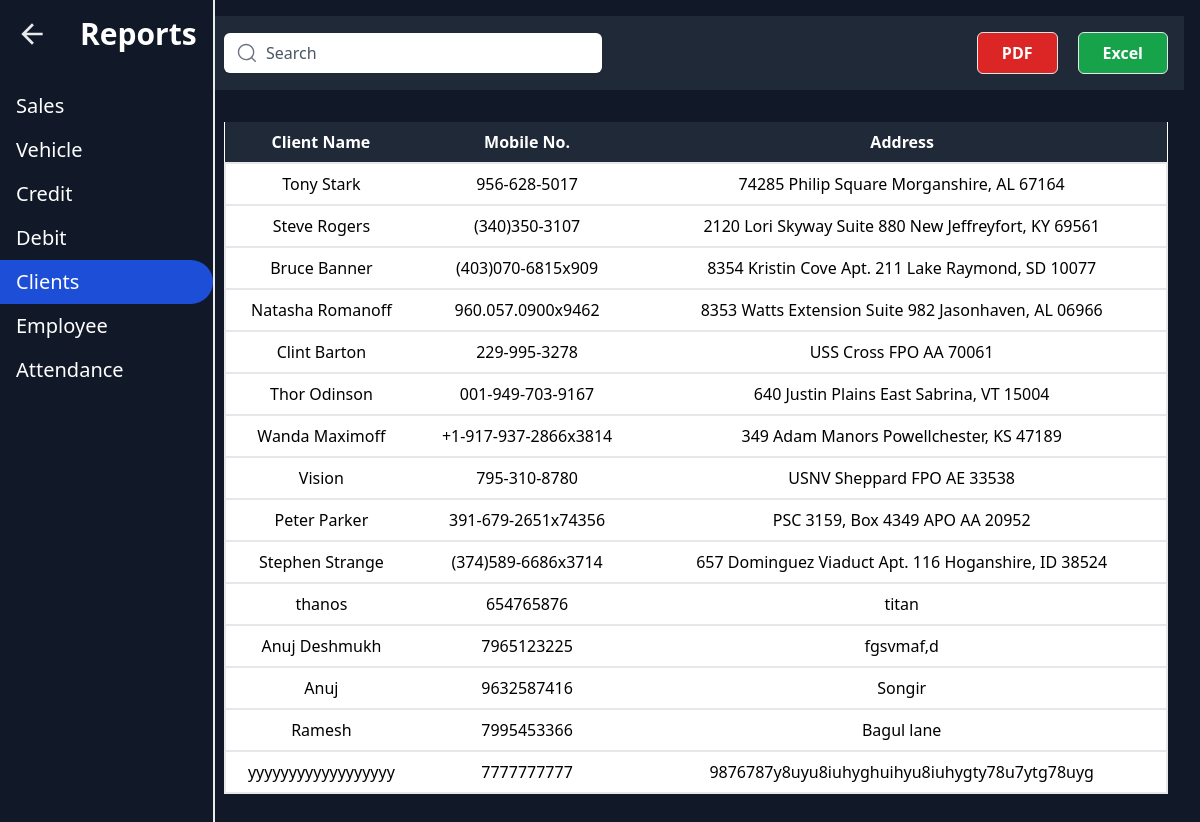
/reports/clients_report/, run on the app's committed database.
### myapp/models.py (models this page shows, shortened)
class BaseModel(models.Model):
    created_at = models.DateTimeField(auto_now_add=True)
    updated_at = models.DateTimeField(auto_now=True)
    class Meta:
        abstract = True

class Client(BaseModel):
    name = models.CharField(max_length=100, unique=True)
    contact_number = models.CharField(max_length=15, blank=True)
    address = models.TextField(blank=True, null=True)

### myapp/views.py (the view)
# urls.py: path('reports/clients_report/', views.clients_report, name='clients_report'),
def clients_report(request):
    if request.method == "GET":
        clients = Client.objects.all()
        search  = request.GET.get("search")
        if search:
            clients = clients.filter(
                Q(name__icontains=search) |
                Q(contact_number__icontains=search) |
                Q(address__icontains=search)
            )
        context = {"clients": clients}
        return render(request, "reports/clients_report.html", context=context)

### templates/reports/clients_report.html (shortened to what this page needs)
{% extends "reports.html" %}
{% block content %}
{% load static %}
<body class="bg-gray-900">
    <div class="p-4 bg-gray-800 mb-4">
        <div class="flex justify-between items-center w-full text-black">
            <div class="flex items-center space-x-2 w-2/5 justify-center">
                <form method="GET" class="group relative w-full" autocomplete="off">
                    <div>
                        <input placeholder="Search" name="search" type="search" value="{{ request.GET.search }}" class="w-full font-lg pl-10 h-10 rounded-md border-2 border-transparent text-gray-900 placeholder-gray-600 focus:ring-2 focus:ring-green-400 focus:border-transparent transition duration-300 ease-in-out shadow-sm">
                    </div>
                </form>
            </div>
            <div class="flex space-x-5 ml-auto">
                <button class="border bg-red-600 hover:bg-red-700 text-white font-bold py-2 px-6 rounded-md focus:outline-none focus:ring focus:ring-red-500">
                    PDF
                </button>
                <button class="border bg-green-600 hover:bg-green-700 text-white font-bold py-2 px-6 rounded-md focus:outline-none focus:ring focus:ring-green-500">
                    Excel
                </button>
            </div>
        </div>
    </div>
    <div class="p-4">
        <table class="min-w-full bg-white cursor-pointer">
            <thead>
                <tr class="w-full bg-gray-800 text-white">
                    <th class="py-2">Client Name</th>
                    <th class="py-2">Mobile No.</th>
                    <th class="py-2">Address</th>
                </tr>
            </thead>
            <tbody class="theme-toggle">
                 {% for client in clients %}
                <tr class="text-center hover:bg-yellow-500 border-2">
                    <td class="py-2">{{client.name}}</td>
                    <td class="py-2">{{client.contact_number}}</td>
                    <td class="py-2">{{client.address}}</td>
                </tr>
                {% endfor %}
            </tbody>
        </table>
    </div>
</body>
{% endblock %}

### data on the page
Client: name "Tony Stark", contact_number "956-628-5017", address "74285 Philip Square Morganshire, AL 67164"
Client: name "Steve Rogers", contact_number "(340)350-3107", address "2120 Lori Skyway Suite 880 New Jeffreyfort, KY 69561"
Client: name "Bruce Banner", contact_number "(403)070-6815x909", address "8354 Kristin Cove Apt. 211 Lake Raymond, SD 10077"
Client: name "Natasha Romanoff", contact_number "960.057.0900x9462", address "8353 Watts Extension Suite 982 Jasonhaven, AL 06966"
Client: name "Clint Barton", contact_number "229-995-3278", address "USS Cross FPO AA 70061"
Client: name "Thor Odinson", contact_number "001-949-703-9167", address "640 Justin Plains East Sabrina, VT 15004"
Client: name "Wanda Maximoff", contact_number "+1-917-937-2866x3814", address "349 Adam Manors Powellchester, KS 47189"
Client: name "Vision", contact_number "795-310-8780", address "USNV Sheppard FPO AE 33538"
Client: name "Peter Parker", contact_number "391-679-2651x74356", address "PSC 3159, Box 4349 APO AA 20952"
Client: name "Stephen Strange", contact_number "(374)589-6686x3714", address "657 Dominguez Viaduct Apt. 116 Hoganshire, ID 38524"
Client: name "thanos", contact_number "654765876", address "titan"
Client: name "Anuj Deshmukh", contact_number "7965123225", address "fgsvmaf,d"
Client: name "Anuj", contact_number "9632587416", address "Songir"
Client: name "Ramesh", contact_number "7995453366", address "Bagul lane"
Client: name "yyyyyyyyyyyyyyyyyy", contact_number "7777777777", address "9876787y8uyu8iuhyghuihyu8iuhygty78u7ytg78uyg"
